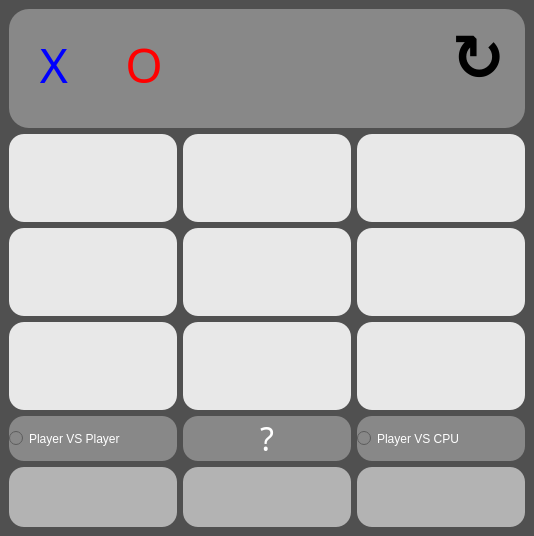
<?xml version="1.0" encoding="UTF-8"?>
<ui version="4.0">
 <class>MainWindow</class>
 <widget class="QMainWindow" name="MainWindow">
  <property name="geometry">
   <rect>
    <x>0</x>
    <y>0</y>
    <width>534</width>
    <height>536</height>
   </rect>
  </property>
  <property name="sizePolicy">
   <sizepolicy hsizetype="Expanding" vsizetype="Expanding">
    <horstretch>0</horstretch>
    <verstretch>0</verstretch>
   </sizepolicy>
  </property>
  <property name="windowTitle">
   <string>MainWindow</string>
  </property>
  <property name="toolTip">
   <string/>
  </property>
  <property name="whatsThis">
   <string/>
  </property>
  <property name="styleSheet">
   <string notr="true">border-radius: 15px;
background-color: rgb(80, 80, 80);</string>
  </property>
  <widget class="QWidget" name="centralwidget">
   <layout class="QGridLayout" name="gridLayout">
    <item row="3" column="0">
     <widget class="QPushButton" name="btn_number_1">
      <property name="sizePolicy">
       <sizepolicy hsizetype="Expanding" vsizetype="Expanding">
        <horstretch>0</horstretch>
        <verstretch>0</verstretch>
       </sizepolicy>
      </property>
      <property name="font">
       <font>
        <family>Vazirmatn Light</family>
        <pointsize>48</pointsize>
       </font>
      </property>
      <property name="styleSheet">
       <string notr="true">background-color: rgb(232, 232, 232);</string>
      </property>
      <property name="text">
       <string/>
      </property>
     </widget>
    </item>
    <item row="5" column="2">
     <widget class="QPushButton" name="btn_number_9">
      <property name="sizePolicy">
       <sizepolicy hsizetype="Expanding" vsizetype="Expanding">
        <horstretch>0</horstretch>
        <verstretch>0</verstretch>
       </sizepolicy>
      </property>
      <property name="font">
       <font>
        <family>Vazirmatn Light</family>
        <pointsize>48</pointsize>
       </font>
      </property>
      <property name="styleSheet">
       <string notr="true">background-color: rgb(232, 232, 232);</string>
      </property>
      <property name="text">
       <string/>
      </property>
     </widget>
    </item>
    <item row="6" column="0">
     <widget class="QRadioButton" name="player_vs_player">
      <property name="sizePolicy">
       <sizepolicy hsizetype="Expanding" vsizetype="Expanding">
        <horstretch>0</horstretch>
        <verstretch>0</verstretch>
       </sizepolicy>
      </property>
      <property name="styleSheet">
       <string notr="true">background-color: rgb(136, 136, 136);
color: rgb(255, 255, 255);
border-radius: 15px;</string>
      </property>
      <property name="text">
       <string>Player VS Player</string>
      </property>
     </widget>
    </item>
    <item row="5" column="1">
     <widget class="QPushButton" name="btn_number_8">
      <property name="sizePolicy">
       <sizepolicy hsizetype="Expanding" vsizetype="Expanding">
        <horstretch>0</horstretch>
        <verstretch>0</verstretch>
       </sizepolicy>
      </property>
      <property name="font">
       <font>
        <family>Vazirmatn Light</family>
        <pointsize>48</pointsize>
       </font>
      </property>
      <property name="styleSheet">
       <string notr="true">background-color: rgb(232, 232, 232);</string>
      </property>
      <property name="text">
       <string/>
      </property>
     </widget>
    </item>
    <item row="0" column="0" colspan="3">
     <widget class="QWidget" name="widget" native="true">
      <property name="sizePolicy">
       <sizepolicy hsizetype="Expanding" vsizetype="Ignored">
        <horstretch>1</horstretch>
        <verstretch>1</verstretch>
       </sizepolicy>
      </property>
      <property name="styleSheet">
       <string notr="true">background-color: rgb(136, 136, 136);
color: rgb(255, 255, 255);
border-radius: 20px;</string>
      </property>
      <widget class="QPushButton" name="btn_turn_X">
       <property name="geometry">
        <rect>
         <x>0</x>
         <y>10</y>
         <width>90</width>
         <height>90</height>
        </rect>
       </property>
       <property name="font">
        <font>
         <family>Sitka Small</family>
         <pointsize>36</pointsize>
        </font>
       </property>
       <property name="styleSheet">
        <string notr="true">;background-color: rgb(136, 136, 136);
border-radius: 15px;
color: rgb(0, 0, 255)</string>
       </property>
       <property name="text">
        <string>X</string>
       </property>
      </widget>
      <widget class="QPushButton" name="btn_turn_O">
       <property name="geometry">
        <rect>
         <x>90</x>
         <y>10</y>
         <width>90</width>
         <height>90</height>
        </rect>
       </property>
       <property name="font">
        <font>
         <family>Sitka Small</family>
         <pointsize>36</pointsize>
        </font>
       </property>
       <property name="styleSheet">
        <string notr="true">;background-color: rgb(136, 136, 136);
color: rgb(255, 0, 0);
border-radius: 15px;</string>
       </property>
       <property name="text">
        <string>O</string>
       </property>
      </widget>
      <widget class="QPushButton" name="btn_reload">
       <property name="geometry">
        <rect>
         <x>439</x>
         <y>10</y>
         <width>61</width>
         <height>71</height>
        </rect>
       </property>
       <property name="sizePolicy">
        <sizepolicy hsizetype="Minimum" vsizetype="Expanding">
         <horstretch>0</horstretch>
         <verstretch>0</verstretch>
        </sizepolicy>
       </property>
       <property name="font">
        <font>
         <family>Segoe UI Semibold</family>
         <pointsize>48</pointsize>
         <bold>true</bold>
        </font>
       </property>
       <property name="styleSheet">
        <string notr="true">color: rgb(0, 0, 0);</string>
       </property>
       <property name="text">
        <string>↻</string>
       </property>
       <property name="iconSize">
        <size>
         <width>50</width>
         <height>50</height>
        </size>
       </property>
      </widget>
     </widget>
    </item>
    <item row="7" column="1">
     <widget class="QPushButton" name="btn_equal">
      <property name="sizePolicy">
       <sizepolicy hsizetype="Expanding" vsizetype="Expanding">
        <horstretch>0</horstretch>
        <verstretch>1</verstretch>
       </sizepolicy>
      </property>
      <property name="maximumSize">
       <size>
        <width>16777215</width>
        <height>60</height>
       </size>
      </property>
      <property name="styleSheet">
       <string notr="true">background-color: rgb(179, 179, 179);
color: rgb(255, 255, 255);
border-radius: 15px;</string>
      </property>
      <property name="text">
       <string/>
      </property>
     </widget>
    </item>
    <item row="3" column="1">
     <widget class="QPushButton" name="btn_number_2">
      <property name="sizePolicy">
       <sizepolicy hsizetype="Expanding" vsizetype="Expanding">
        <horstretch>0</horstretch>
        <verstretch>0</verstretch>
       </sizepolicy>
      </property>
      <property name="font">
       <font>
        <family>Vazirmatn Light</family>
        <pointsize>48</pointsize>
       </font>
      </property>
      <property name="styleSheet">
       <string notr="true">background-color: rgb(232, 232, 232);</string>
      </property>
      <property name="text">
       <string/>
      </property>
     </widget>
    </item>
    <item row="7" column="0">
     <widget class="QPushButton" name="btn_player1_score">
      <property name="sizePolicy">
       <sizepolicy hsizetype="Expanding" vsizetype="Expanding">
        <horstretch>0</horstretch>
        <verstretch>1</verstretch>
       </sizepolicy>
      </property>
      <property name="maximumSize">
       <size>
        <width>16777215</width>
        <height>60</height>
       </size>
      </property>
      <property name="styleSheet">
       <string notr="true">background-color: rgb(179, 179, 179);
color: rgb(255, 255, 255);
border-radius: 15px;</string>
      </property>
      <property name="text">
       <string/>
      </property>
     </widget>
    </item>
    <item row="6" column="2">
     <widget class="QRadioButton" name="player_vs_cpu">
      <property name="sizePolicy">
       <sizepolicy hsizetype="Expanding" vsizetype="Expanding">
        <horstretch>0</horstretch>
        <verstretch>0</verstretch>
       </sizepolicy>
      </property>
      <property name="styleSheet">
       <string notr="true">background-color: rgb(136, 136, 136);
color: rgb(255, 255, 255);
border-radius: 15px;</string>
      </property>
      <property name="text">
       <string>Player VS CPU</string>
      </property>
     </widget>
    </item>
    <item row="4" column="1">
     <widget class="QPushButton" name="btn_number_5">
      <property name="sizePolicy">
       <sizepolicy hsizetype="Expanding" vsizetype="Expanding">
        <horstretch>0</horstretch>
        <verstretch>0</verstretch>
       </sizepolicy>
      </property>
      <property name="font">
       <font>
        <family>Vazirmatn Light</family>
        <pointsize>48</pointsize>
       </font>
      </property>
      <property name="styleSheet">
       <string notr="true">background-color: rgb(232, 232, 232);</string>
      </property>
      <property name="text">
       <string/>
      </property>
     </widget>
    </item>
    <item row="7" column="2">
     <widget class="QPushButton" name="btn_player2_score">
      <property name="sizePolicy">
       <sizepolicy hsizetype="Expanding" vsizetype="Expanding">
        <horstretch>0</horstretch>
        <verstretch>1</verstretch>
       </sizepolicy>
      </property>
      <property name="maximumSize">
       <size>
        <width>16777215</width>
        <height>60</height>
       </size>
      </property>
      <property name="styleSheet">
       <string notr="true">background-color: rgb(179, 179, 179);
color: rgb(255, 255, 255);
border-radius: 15px;</string>
      </property>
      <property name="text">
       <string/>
      </property>
     </widget>
    </item>
    <item row="4" column="2">
     <widget class="QPushButton" name="btn_number_6">
      <property name="sizePolicy">
       <sizepolicy hsizetype="Expanding" vsizetype="Expanding">
        <horstretch>0</horstretch>
        <verstretch>0</verstretch>
       </sizepolicy>
      </property>
      <property name="font">
       <font>
        <family>Vazirmatn Light</family>
        <pointsize>48</pointsize>
       </font>
      </property>
      <property name="styleSheet">
       <string notr="true">background-color: rgb(232, 232, 232);</string>
      </property>
      <property name="text">
       <string/>
      </property>
     </widget>
    </item>
    <item row="4" column="0">
     <widget class="QPushButton" name="btn_number_4">
      <property name="sizePolicy">
       <sizepolicy hsizetype="Expanding" vsizetype="Expanding">
        <horstretch>0</horstretch>
        <verstretch>0</verstretch>
       </sizepolicy>
      </property>
      <property name="font">
       <font>
        <family>Vazirmatn Light</family>
        <pointsize>48</pointsize>
       </font>
      </property>
      <property name="styleSheet">
       <string notr="true">background-color: rgb(232, 232, 232);</string>
      </property>
      <property name="text">
       <string/>
      </property>
     </widget>
    </item>
    <item row="5" column="0">
     <widget class="QPushButton" name="btn_number_7">
      <property name="sizePolicy">
       <sizepolicy hsizetype="Expanding" vsizetype="Expanding">
        <horstretch>0</horstretch>
        <verstretch>0</verstretch>
       </sizepolicy>
      </property>
      <property name="font">
       <font>
        <family>Vazirmatn Light</family>
        <pointsize>48</pointsize>
       </font>
      </property>
      <property name="styleSheet">
       <string notr="true">background-color: rgb(232, 232, 232);</string>
      </property>
      <property name="text">
       <string/>
      </property>
     </widget>
    </item>
    <item row="3" column="2">
     <widget class="QPushButton" name="btn_number_3">
      <property name="sizePolicy">
       <sizepolicy hsizetype="Expanding" vsizetype="Expanding">
        <horstretch>0</horstretch>
        <verstretch>0</verstretch>
       </sizepolicy>
      </property>
      <property name="font">
       <font>
        <family>Vazirmatn Light</family>
        <pointsize>48</pointsize>
       </font>
      </property>
      <property name="styleSheet">
       <string notr="true">background-color: rgb(232, 232, 232);</string>
      </property>
      <property name="text">
       <string/>
      </property>
     </widget>
    </item>
    <item row="6" column="1">
     <widget class="QPushButton" name="btn_about">
      <property name="font">
       <font>
        <family>Sitka Small</family>
        <pointsize>24</pointsize>
       </font>
      </property>
      <property name="styleSheet">
       <string notr="true">background-color: rgb(136, 136, 136);
color: rgb(255, 255, 255);
border-radius: 15px;</string>
      </property>
      <property name="text">
       <string>?</string>
      </property>
     </widget>
    </item>
   </layout>
  </widget>
 </widget>
 <resources/>
 <connections/>
</ui>
